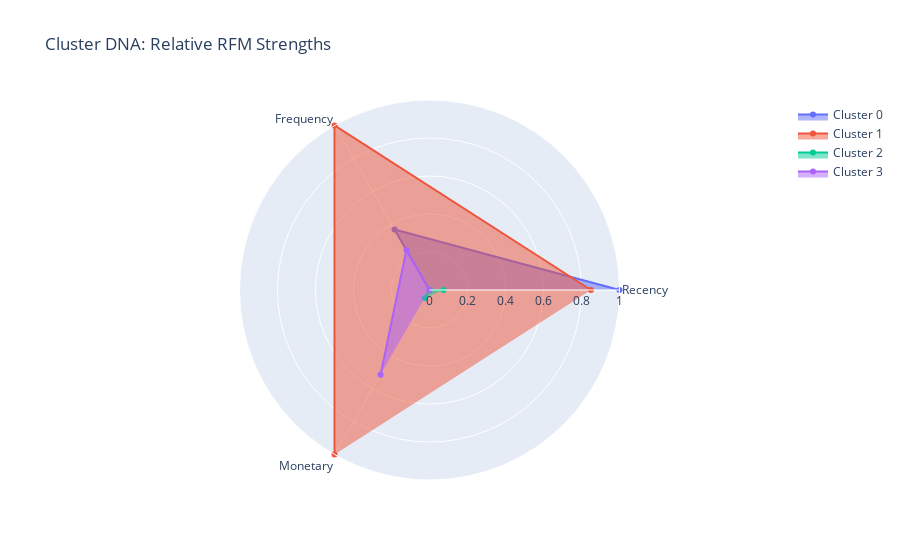

Here is the notebook cell this chart was saved with:
### Code cell
profile = rfm.groupby('Cluster')[['Recency', 'Frequency', 'Monetary']].mean()
profile['Recency'] = profile['Recency'].max() - profile['Recency'] 

scaler = MinMaxScaler()
profile_scaled = pd.DataFrame(scaler.fit_transform(profile), columns=profile.columns, index=profile.index)

import plotly.graph_objects as go

fig = go.Figure()

for i in profile_scaled.index:
    fig.add_trace(go.Scatterpolar(
        r=profile_scaled.loc[i].values,
        theta=profile_scaled.columns,
        fill='toself',
        name=f'Cluster {i}'
    ))

fig.update_layout(
    polar=dict(radialaxis=dict(visible=True, range=[0, 1])),
    showlegend=True,
    title="Cluster DNA: Relative RFM Strengths"
)
fig.show()

### Figure 1 — Plotly figure (JSON) as saved in the notebook; plotly's stock layout.template omitted (floating-point values rounded to 4 significant figures)
{"data": [{"fill": "toself", "name": "Cluster 0", "r": [1.0, 0.368, 0.0], "theta": ["Recency", "Frequency", "Monetary"], "type": "scatterpolar"}, {"fill": "toself", "name": "Cluster 1", "r": [0.85, 1.0, 1.0], "theta": ["Recency", "Frequency", "Monetary"], "type": "scatterpolar"}, {"fill": "toself", "name": "Cluster 2", "r": [0.07376, 0.0, 0.04835], "theta": ["Recency", "Frequency", "Monetary"], "type": "scatterpolar"}, {"fill": "toself", "name": "Cluster 3", "r": [0.0, 0.2428, 0.515], "theta": ["Recency", "Frequency", "Monetary"], "type": "scatterpolar"}], "layout": {"polar": {"radialaxis": {"range": [0, 1], "visible": true}}, "showlegend": true, "title": {"text": "Cluster DNA: Relative RFM Strengths"}}}
